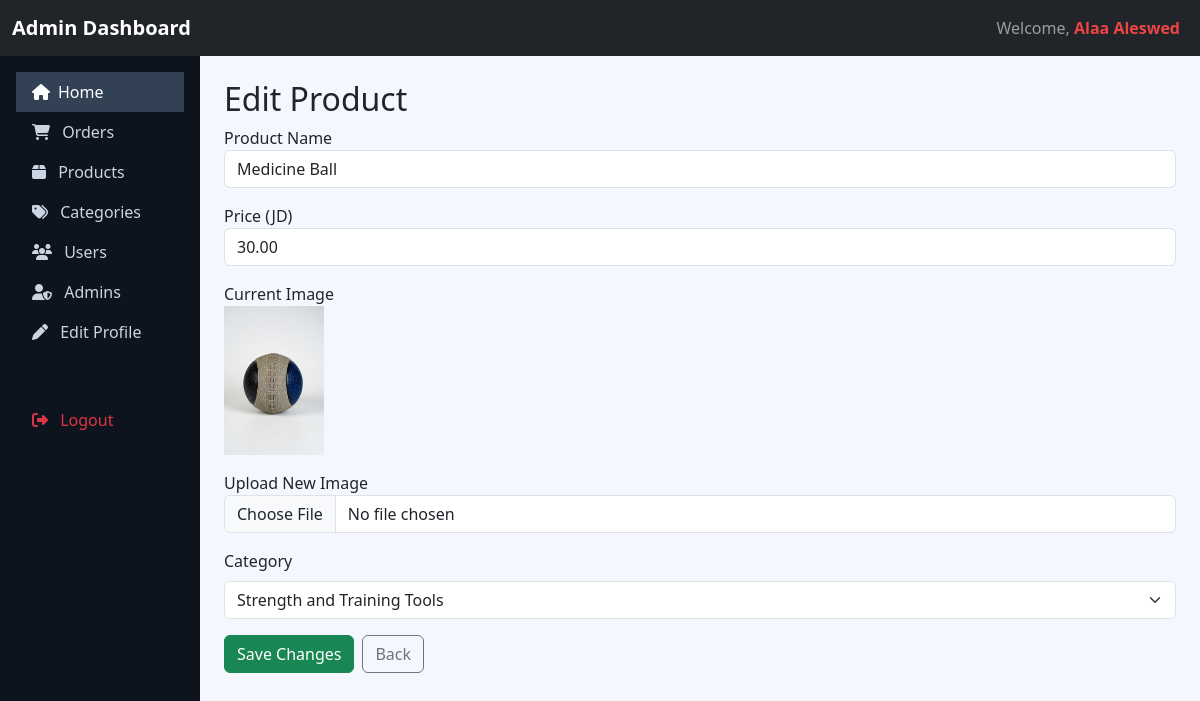
/adminDashboard/edit_product.php?id=17, run on the app's committed database.
### tables this page shows
CREATE TABLE `products` (
  `id` int(11) NOT NULL,
  `name` varchar(200) NOT NULL,
  `description` text DEFAULT NULL,
  `price` decimal(10,2) NOT NULL,
  `old_price` decimal(10,2) DEFAULT NULL,
  `category_id` int(11) DEFAULT NULL,
  `primary_image_id` int(11) DEFAULT NULL,
  `stock` int(11) DEFAULT 0,
  `featured` tinyint(1) DEFAULT 0,
  `discount_percent` int(11) DEFAULT 0,
  `created_at` timestamp NOT NULL DEFAULT current_timestamp()
);

CREATE TABLE `product_images` (
  `id` int(11) NOT NULL,
  `product_id` int(11) NOT NULL,
  `filename` varchar(255) NOT NULL,
  `original_name` varchar(255) NOT NULL,
  `file_size` int(11) DEFAULT 0,
  `mime_type` varchar(50) NOT NULL,
  `is_primary` tinyint(1) DEFAULT 0,
  `display_order` int(11) DEFAULT 0,
  `uploaded_at` timestamp NOT NULL DEFAULT current_timestamp()
);

CREATE TABLE `categories` (
  `id` int(11) NOT NULL,
  `name` varchar(100) NOT NULL,
  `description` text DEFAULT NULL,
  `created_at` timestamp NOT NULL DEFAULT current_timestamp()
);

### config/database.php (called while the page is built)
<?php
return [
    'type' => 'pdo',
    'host' => '127.0.0.1',
    'username' => 'root',
    'password' => '',
    'database' => 'ecommerce_db',
    'options' => [
        PDO::ATTR_ERRMODE => PDO::ERRMODE_EXCEPTION,
        PDO::ATTR_DEFAULT_FETCH_MODE => PDO::FETCH_ASSOC,
        PDO::ATTR_EMULATE_PREPARES => false
    ]
];

### classes/Database.php (called while the page is built, shortened)
<?php
class Database {
    private static $instance = null;
    private $conn;
    private function __construct() {
        $config = require_once __DIR__ . '/../config/database.php';
        try {
            if ($config['type'] === 'mysqli') {
                $this->conn = new mysqli(
                    $config['host'],
                    $config['username'],
                    $config['password'],
                    $config['database']
                );
                if ($this->conn->connect_error) {
                    throw new Exception("Connection failed: " . $this->conn->connect_error);
                }
            } else {
                $dsn = "mysql:host={$config['host']};dbname={$config['database']};charset=utf8mb4";
                $this->conn = new PDO($dsn, $config['username'], $config['password'], [
                    PDO::ATTR_ERRMODE => PDO::ERRMODE_EXCEPTION,
                    PDO::ATTR_DEFAULT_FETCH_MODE => PDO::FETCH_ASSOC
                ]);
            }
        } catch (Exception $e) {
            die("Database connection error: " . $e->getMessage());
        }
    }
    public static function getInstance() {
        if (self::$instance === null) {
            self::$instance = new self();
        }
        return self::$instance;
    }
    public function getConnection() {
        return $this->conn;
    }
}

### classes/Product.php (called while the page is built, shortened)
<?php
class Product
{
    private $db;
    public function __construct()
    {
        $this->db = Database::getInstance()->getConnection();
    }
    public function readOne($id)
    {
        $sql = "SELECT * FROM products WHERE id=:id";
        $stmt = $this->db->prepare($sql);
        $stmt->bindValue(":id", $id, PDO::PARAM_INT);
        $stmt->execute();
        return $stmt->fetch(PDO::FETCH_ASSOC);
    }
    public function getPrimaryImage($productId)
    {
        $sql = "SELECT filename FROM product_images WHERE product_id=:id ORDER BY uploaded_at DESC LIMIT 1";
        $stmt = $this->db->prepare($sql);
        $stmt->bindValue(':id', (int) $productId, PDO::PARAM_INT);
        $stmt->execute();
        $row = $stmt->fetch(PDO::FETCH_ASSOC);
        return $row ? $row['filename'] : 'placeholder.png';
    }
}

### classes/category.php (called while the page is built, shortened)
<?php
class Category{
private $db;
private $table= "categories";
 public function __construct(){
    $this->db =Database::getInstance()->getConnection();
 }
public function readAll($limit = 10, $offset = 0, $search=''){
    $sql = 'SELECT * FROM '. $this->table . ' WHERE 1=1';
    $params = [];
    $sql .=' ORDER BY name LIMIT :limit OFFSET :offset';
    $stmt = $this->db->prepare($sql);
        $stmt->bindValue(':limit', (int)$limit, PDO::PARAM_INT);
        $stmt->bindValue(':offset', (int)$offset, PDO::PARAM_INT);
        $stmt->execute();
        return $stmt->fetchAll(PDO::FETCH_ASSOC);
    }
}

### adminDashboard/edit_product.php (the view, shortened to what this page needs)
<?php
include 'includes/header.php';
include 'includes/sidebar.php';
require_once "../classes/Database.php";
require_once "../classes/Product.php";
require_once '../classes/Category.php';
$productObj = new Product();
$id = (int)$_GET['id'];
$product = $productObj->readOne($id);
$categoryObj = new Category();
$categories = $categoryObj->readAll();
?>
<main class="col-md-9 ms-sm-auto col-lg-10 px-md-4 py-4">
    <h2>Edit Product</h2>
    <form method="POST" action="handlers/update_product.php" enctype="multipart/form-data">
        <div class="mb-3">
            <label>Product Name</label>
            <input type="text" name="name" class="form-control" value="<?= htmlspecialchars($product['name']) ?>" required>
        </div>
        <div class="mb-3">
            <label>Price (JD)</label>
            <input type="number" name="price" class="form-control" value="<?= $product['price'] ?>" required>
        </div>
        <div class="mb-3">
            <label>Current Image</label><br>
            <img src="assets/<?= $productObj->getPrimaryImage($product['id']) ?>" width="100">
        </div>
        <div class="mb-3">
            <label>Upload New Image</label>
            <input type="file" name="image" class="form-control">
        </div>
        <div class="mb-3">
            <label class="form-label">Category</label>
            <select name="category_id" class="form-select" required>
                    <?php foreach ($categories as $category): ?>
                <option
                    value="<?= $category['id'] ?>"
                    <?= ($product['category_id'] == $category['id']) ? 'selected' : '' ?>
                >
                    <?= htmlspecialchars($category['name']) ?>
                </option>
                    <?php endforeach; ?>
            </select>
        </div>
        <div class="d-flex gap-2">
            <button type="submit" class="btn btn-success">Save Changes</button>
            <a href="products.php" class="btn btn-outline-secondary">Back</a>
        </div>
    </form>
</main>

### adminDashboard/includes/header.php (style rules this page uses)
body { background-color: #f5f7ff; font-family: 'Segoe UI', Tahoma, Geneva, Verdana, sans-serif; }

### data on the page
products: name "Medicine Ball", price "30.00", id.filename (picture), category_id "Strength and Training Tools"
